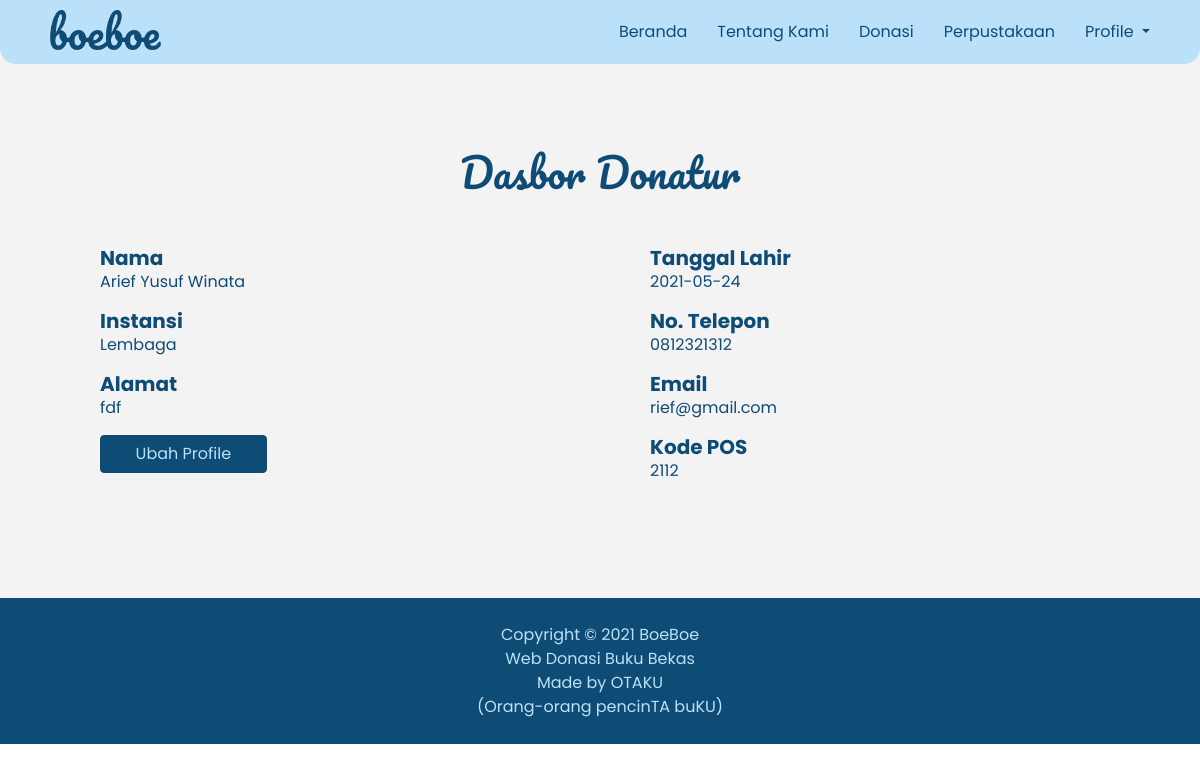
Page /assets/dasborDonatur.php (signed in) on the committed database.
### tables this page shows
CREATE TABLE `donatur_daftar` (
  `id_donatur` int(11) NOT NULL,
  `id_loginDonatur` int(11) NOT NULL,
  `email_donatur` varchar(100) NOT NULL,
  `nama_donatur` varchar(100) NOT NULL,
  `noTelepon_donatur` varchar(20) NOT NULL,
  `tglLahir_donatur` date NOT NULL,
  `id_alamatDonatur` int(11) NOT NULL,
  `instansi_donatur` varchar(100) NOT NULL
);

CREATE TABLE `donatur_alamat` (
  `id_alamatDonaturAktif` int(11) NOT NULL,
  `alamat` varchar(100) NOT NULL,
  `kodePos` int(5) NOT NULL
);

### assets/dasborDonatur.php (the view, shortened to what this page needs)
<?php
    require "../action/config.php";
?>
<!DOCTYPE html>
<html lang="id">
<head>
  <link href="https://cdn.jsdelivr.net/npm/bootstrap@5.0.0-beta3/dist/css/bootstrap.min.css" rel="stylesheet">
</head>
<body>
  <header>
    <div class="header">
      <img src="../image/logo-boeboe.png" alt="logo-boeboe">
    </div>
    <div class="navi">
      <ul>
        <li><a href="berandaDonatur.php">Beranda</a></li>
        <li><a href="berandaDonatur.php#tentang-kami">Tentang Kami</a></li>
        <li><a href="donasi.php">Donasi</a></li>
        <li><a href="perpustakaan.php">Perpustakaan</a></li>
        <li>
          <div class="dropdown">
            <a class="masuk dropdown-toggle" href="#" id="navbarDarkDropdownMenuLink" role="button" data-bs-toggle="dropdown" aria-expanded="false">
              Profile
            </a>
          </div>
        </li>
      </ul>
    </div>
  </header>
  <?php
    $email_donatur = $_SESSION['email_donatur'];
    $query = "SELECT * FROM `donatur_daftar` JOIN `donatur_alamat` ON id_alamatDonatur = id_alamatDonaturAktif
    WHERE email_donatur = '$email_donatur' ";
    $result = mysqli_query($conn, $query);
    $result = mysqli_fetch_assoc($result);
  ?>
  <div class="dasbor-content">
    <h1>Dasbor Donatur</h1>
    <div class="content">
      <div class="display-one">
        <div>
          <h5>Nama</h5>
          <p> <?php echo $result['nama_donatur']; ?> </p>
        </div>
        <div>
          <h5>Instansi</h5>
          <p> <?php echo $result['instansi_donatur']; ?> </p>
        </div>
        <div>
          <h5>Alamat</h5>
          <p><?php echo $result['alamat']; ?></p>
        </div>
        <div>
          <a href="ubahProfileDonatur.php?id=<?php echo $result['id_donatur']; ?>" class="btn btn-primary col-4">Ubah Profile</a>
        </div>
      </div>
      <div class="display-two">
        <div>
          <h5>Tanggal Lahir</h5>
          <p><?php echo $result['tglLahir_donatur']; ?></p>
        </div>
        <div>
          <h5>No. Telepon</h5>
          <p><?php echo $result['noTelepon_donatur']; ?></p>
        </div>
        <div>
          <h5>Email</h5>
          <p><?php echo $result['email_donatur']; ?></p>
        </div>
        <div>
          <h5>Kode POS</h5>
          <p><?php echo $result['kodePos']; ?></p>
        </div>
      </div>
    </div>
  </div>
  <footer>
    <p>Copyright &#169 2021 BoeBoe<br>Web Donasi Buku Bekas</p>
    <p>Made by OTAKU<br>(Orang-orang pencinTA buKU)</p>
  </footer>
</body>
</html>

### rows in the picture
donatur_daftar: nama_donatur "Arief Yusuf Winata", instansi_donatur "Lembaga", id_alamatDonatur.alamat "fdf", tglLahir_donatur "2021-05-24", noTelepon_donatur "0812321312", email_donatur "rief@gmail.com", id_alamatDonatur.kodePos "2112"
